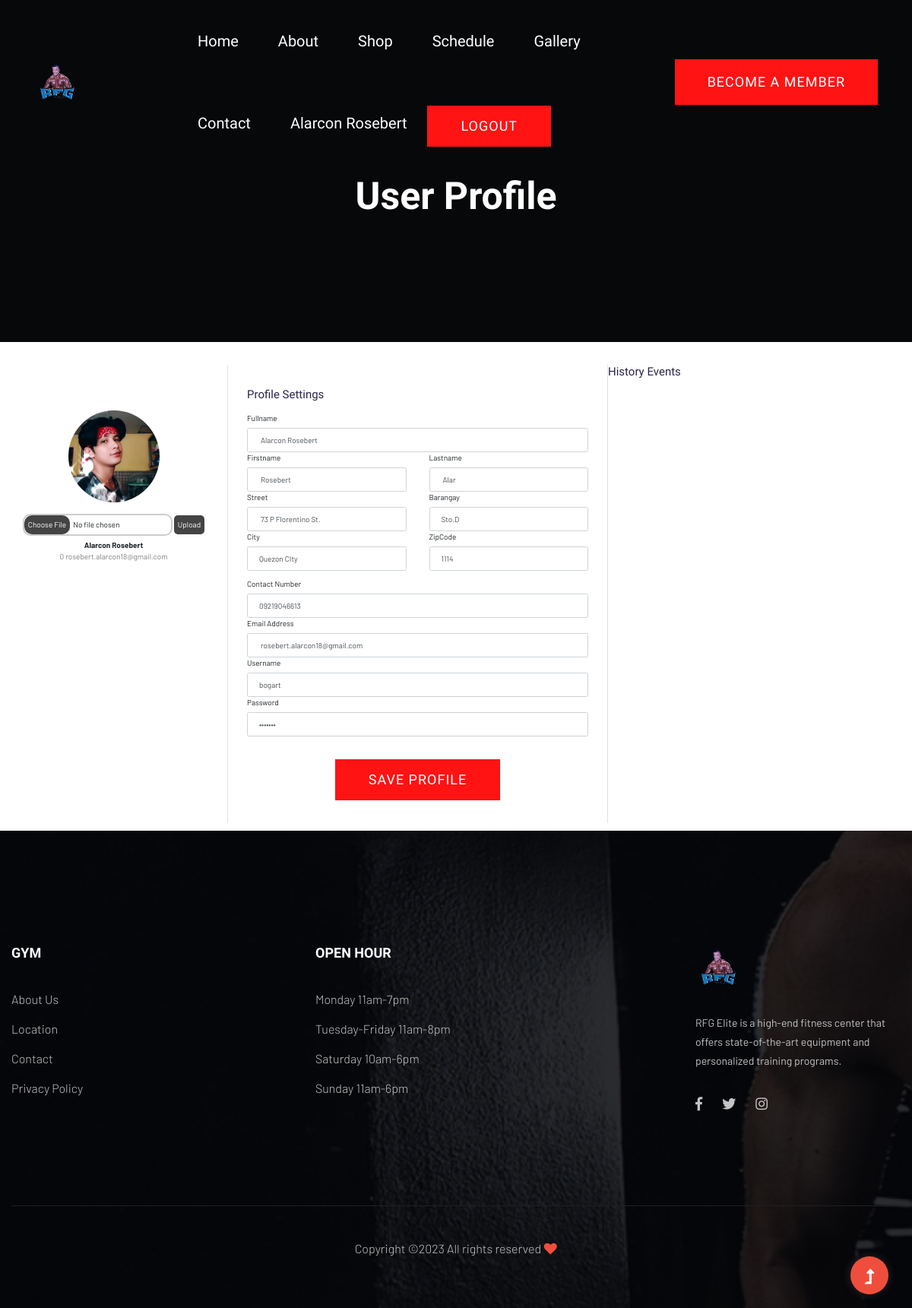
The app's page /user-profile.php (signed in) with its own data.
### tables this page shows
CREATE TABLE `logintbl` (
  `AccountID` int(100) NOT NULL,
  `Name` varchar(100) DEFAULT NULL,
  `Username` varchar(100) DEFAULT NULL,
  `Password` varchar(100) DEFAULT NULL,
  `Status` tinyint(1) NOT NULL DEFAULT 0,
  `Fname` varchar(100) DEFAULT NULL,
  `Lname` varchar(100) DEFAULT NULL,
  `Contact_Num` varchar(100) DEFAULT NULL,
  `Email_Add` varchar(100) DEFAULT NULL,
  `Street` varchar(100) DEFAULT NULL,
  `Barangay` varchar(100) DEFAULT NULL,
  `City` varchar(100) DEFAULT NULL,
  `Zip_Code` varchar(100) DEFAULT NULL,
  `Account_Image` tinyint(4) NOT NULL DEFAULT 0
);

### includes/session.php (called while the page is built, shortened)
<?php
require './connection.php';
if (!isset($_SESSION['admin']) || trim($_SESSION['admin']) == '') {
} else {
    $sessionid = $_SESSION['id'];
    $sessionadmin = $_SESSION['admin'];
    $sql = "SELECT * FROM logintbl WHERE Email_Add = '$sessionadmin' AND AccountID = $sessionid";
    $query = $con->query($sql);
    $user = $query->fetch_assoc();
}
?>

### user-profile.php (the view, shortened to what this page needs)
<?php require_once('connection.php') ?>
<?php
include('includes/head.php');
include('includes/header.php');
?>
    <main>
        <div class="slider-area2">
            <div class="slider-height2 d-flex align-items-center">
                <div class="container">
                    <div class="row">
                        <div class="col-xl-12">
                            <div class="hero-cap hero-cap2 pt-70 text-center">
                                <h2>User Profile</h2>
                            </div>
                        </div>
                    </div>
                </div>
            </div>
        </div>
        <section>
          <div class="container rounded bg-white mt-5 mb-3">
            <div class="row">
              <div class="col-md-3 border-right">
                <div class="d-flex flex-column align-items-center text-center p-3 py-5">
                    <?php
                if($user['Account_Image']==0){
                    echo '<img class="rounded-circle mt-5" width="150px" src="https://st3.depositphotos.com/15648834/17930/v/600/depositphotos_179308454-stock-illustration-unknown-person-silhouette-glasses-profile.jpg">';
                }else{
                    echo '<img class="rounded-circle mt-5" width="120px" src="profile-pictures/profile'.$user['AccountID'].'.jpg">';
                }
?>
<br>
                   <form action="upload.php" method="POST" enctype="multipart/form-data" class="choose-image">
                   <input type="file" name="file" class="custome-file">
                    <button type="submit" name="submit">Upload</button>
                    </form>
                    <form action="includes/updateProfile.php" method="POST">
                   <span class="font-weight-bold"><?php echo ($user['Name']); ?></span><br>
                   <?php
                    if($user['Status']==null){
                        echo '<p>Non-Member</p>';
                    }else{
                        echo '<span class="text-black-50">'.$user['Status'].'</span>';
                    }
                   ?>
                   <span class="text-black-50"><?php echo ($user['Email_Add']); ?></span><br>
                  </div>
                </div>
                <div class="col-md-5 border-right">
                 <div class="p-3 py-5">
                    <div class="d-flex justify-content-between align-items-center mb-3">
                    <h4 class="text-right">Profile Settings</h4>
                </div>
                <div class="row mt-7">
                <div class="col-md-12">
                    <label class="labels">Fullname</label>
                    <input type="text" class="form-control" placeholder="Fullname" value=" <?php echo ($user['Name']); ?>" name="fullname" required>
                </div>
                    <div class="col-md-6">
                        <label class="labels">Firstname</label>
                        <input type="text" class="form-control" placeholder="Firstname" value=" <?php echo ($user['Fname']); ?>" name="fname" required>
                    </div>
                    <div class="col-md-6">
                        <label class="labels">Lastname</label>
                        <input type="text" class="form-control"  placeholder="Lastname" name="lname" value=" <?php echo ($user['Lname']); ?>" required>
                    </div>
                    <div class="col-md-6">
                        <label class="labels">Street</label>
                        <input type="text" class="form-control" placeholder="Street"  name="street" value=" <?php echo ($user['Street']); ?>" required>
                    </div>
                    <div class="col-md-6">
                        <label class="labels">Barangay</label>
                        <input type="text" class="form-control" placeholder="Barangay"  name="barangay" value="<?php echo ($user['Barangay']); ?>" required>
                    </div>
                    <div class="col-md-6">
                        <label class="labels">City</label>
                        <input type="text" class="form-control" placeholder="City" name="city" value="<?php echo ($user['City']); ?>" required>
                    </div>
                    <div class="col-md-6">
                        <label class="labels">ZipCode</label>
                        <input type="text" class="form-control" placeholder="ZipCode" name="zipcode" value="<?php echo ($user['Zip_Code']); ?>" required>
                    </div>
                  </div>
                <div class="row mt-3">
                    <div class="col-md-12">
                        <label class="labels">Contact Number</label>
                        <input type="text" class="form-control" placeholder="Contact Number" value="<?php echo ($user['Contact_Num']); ?>" name="contact" required>
                    </div>
                    <div class="col-md-12">
                        <label class="labels">Email Address</label>
                        <input type="text" class="form-control" placeholder="Email Address" value=" <?php echo ($user['Email_Add']); ?>" name="email_add" required>
                    </div>
                    <div class="col-md-12">
                        <label class="labels">Username</label>
                        <input type="text" class="form-control" placeholder="Username" name="username" value="<?php echo ($user['Username']); ?>" required>
                    </div>
                    <div class="col-md-12">
                        <label class="labels">Password</label>
                        <input type="password" class="form-control" placeholder="Password" name="password" value="<?php echo ($user['Password']); ?>" required>
                    </div>
                </div>
                <div class="mt-5 text-center"><button class="btn btn-primary profile-button" type="submit" name="submit">Save Profile</button></div>
            </div>
          </div>
                            <section class="history_events">
                            <div class="d-flex justify-content-between align-items-center mb-3">
                                        <h4 class="text-right">History Events</h4>
                                    </div>
                            </section>
           </div>
          </div>
        </section>
    </main>
<?php
include 'includes/footer.php';
include 'includes/scripts.php';
?>

### includes/head.php (shortened to what this page needs)
<!doctype html>
<html class="no-js" lang="zxx">
<head>
    <link rel="stylesheet" href="assets/css/bootstrap.min.css">
    <link rel="stylesheet" href="assets/css/owl.carousel.min.css">
    <link rel="stylesheet" href="assets/css/slicknav.css">
    <link rel="stylesheet" href="assets/css/flaticon.css">
    <link rel="stylesheet" href="assets/css/gijgo.css">
    <link rel="stylesheet" href="assets/css/animate.min.css">
    <link rel="stylesheet" href="assets/css/animated-headline.css">
    <link rel="stylesheet" href="assets/css/magnific-popup.css">
    <link rel="stylesheet" href="assets/css/fontawesome-all.min.css">
    <link rel="stylesheet" href="assets/css/themify-icons.css">
    <link rel="stylesheet" href="assets/css/slick.css">
    <link rel="stylesheet" href="assets/css/nice-select.css">
    <link rel="stylesheet" href="assets/css/style.css">
</head>
<body>

### includes/header.php (shortened to what this page needs)
<?php include 'session.php'
    ?>
<form action="logout.php" metod="post">
    <header>
        <div class="header-area header-transparent">
            <div class="main-header header-sticky">
                <div class="container-fluid">
                    <div class="row align-items-center">
                        <div class="col-xl-2 col-lg-2 col-md-1">
                            <div class="logo">
                                <a href="index.html"><img src="assets/img/logo/rfg60-r.png" alt=""></a>
                            </div>
                        </div>
                        <div class="col-xl-10 col-lg-10 col-md-10">
                            <div class="menu-main d-flex align-items-center justify-content-end">
                                <div class="main-menu f-right d-none d-lg-block">
                                    <nav>
                                        <ul id="navigation">
                                            <li><a href="index.php">Home</a></li>
                                            <li><a href="about.php">About</a></li>
                                            <li><a href="login-form.php">Shop</a></li>
                                            <li><a href="schedule.php">Schedule</a></li>
                                            <li><a href="gallery.php">Gallery</a></li>
                                            <li><a href="contact.php">Contact</a></li>
                                            <?php if (isset($_SESSION['id'])) {
                                                ?>
                                                <li><a href="user-profile.php">
                                                        <?php echo ($user['Name']); ?>
                                                    </a></li>
                                                <button class="btn btn-light" type="submit" id="btn" value="Login"
                                                    name="logout">Logout</button>
                                            <?php } ?>
                                        </ul>
                                    </nav>
                                </div>
                                <div class="header-right-btn f-right d-none d-lg-block ml-30">
                                    <a href="memberForm.php" class="btn header-btn">Become a member</a>
                                </div>
                            </div>
                        </div>
                        <div class="col-12">
                        </div>
                    </div>
                </div>
            </div>
        </div>
    </header>
</form>

### includes/footer.php
<footer>
        <div class="footer-area section-bg" data-background="assets/img/gallery/section_bg03.png">
            <div class="container">
                <div class="footer-top footer-padding">
                    <div class="row d-flex justify-content-between">
                        <div class="col-xl-2 col-lg-2 col-md-4 col-sm-6">
                            <div class="single-footer-caption mb-50">
                                <div class="footer-tittle">
                                    <h4>GYM</h4>
                                    <ul>
                                        <li><a href="#"> About Us</a></li>
                                        <li><a href="#"> Location</a></li>
                                        <li><a href="#"> Contact</a></li>
                                        <li><a href="#"> Privacy Policy</a></li>
                                    </ul>
                                </div>
                            </div>
                        </div>
                        <div class="col-xl-3 col-lg-3 col-md-4 col-sm-6">
                            <div class="single-footer-caption mb-50">
                                <div class="footer-tittle">
                                    <h4>Open hour</h4>
                                    <ul>
                                        <li><a href="#">Monday 11am-7pm</a></li>
                                        <li><a href="#"> Tuesday-Friday 11am-8pm</a></li>
                                        <li><a href="#"> Saturday 10am-6pm</a></li>
                                        <li><a href="#"> Sunday 11am-6pm</a></li>
                                    </ul>
                                </div>
                            </div>
                        </div>
                        <div class="col-xl-3 col-lg-4 col-md-5 col-sm-6">
                            <div class="single-footer-caption mb-50">
                                <div class="footer-logo">
                                    <a href="index.html"><img src="assets/img/logo/rfg60-r.png" alt=""></a>
                                </div>
                                <div class="footer-tittle">
                                    <div class="footer-pera">
                                        <p class="info1">RFG Elite is a high-end fitness center that offers state-of-the-art equipment and personalized training programs.</p>
                                    </div>
                                </div>
                                <div class="footer-social ">
                                    <a href="#"><i class="fab fa-facebook-f"></i></a>
                                    <a href="#"><i class="fab fa-twitter"></i></a>
                                    <a href="#"><i class="fab fa-instagram"></i></a>
                                </div>
                            </div>
                        </div>
                    </div>
                </div>
                <div class="footer-bottom">
                    <div class="row d-flex align-items-center">
                        <div class="col-lg-12">
                            <div class="footer-copy-right text-center">
                                <p>
  Copyright  &copy;<script>document.write(new Date().getFullYear());</script>  All rights reserved  <i class="fa fa-heart" aria-hidden="true"></i><a href="#" target="_blank"></a>
                                </p>
                            </div>
                        </div>
                    </div>
                </div>
            </div>
        </div>
    </footer>
    <div id="back-top" >
        <a title="Go to Top" href="#"> <i class="fas fa-level-up-alt"></i></a>
    </div>

### includes/scripts.php (shortened to what this page needs)
</body>
</html>

### user-profile.php (style rules this page uses)
.custome-file { border:2px solid #ccc; border-radius:10px; margin-bottom: 5px; }
button { border: none; padding: 5px; border-radius:5px; background:#444; color: #fff; cursor: pointer; }
.form-control { padding:15px; }

### records on screen
logintbl: Name "Alarcon Rosebert", Status "0", Email_Add "rosebert.alarcon18@gmail.com", fullname "Alarcon Rosebert", fname "Rosebert", lname "Alar", street "73 P Florentino St.", barangay "Sto.D", city "Quezon CIty", zipcode "1114", contact "09219046613", email_add "rosebert.alarcon18@gmail.com", username "bogart"
